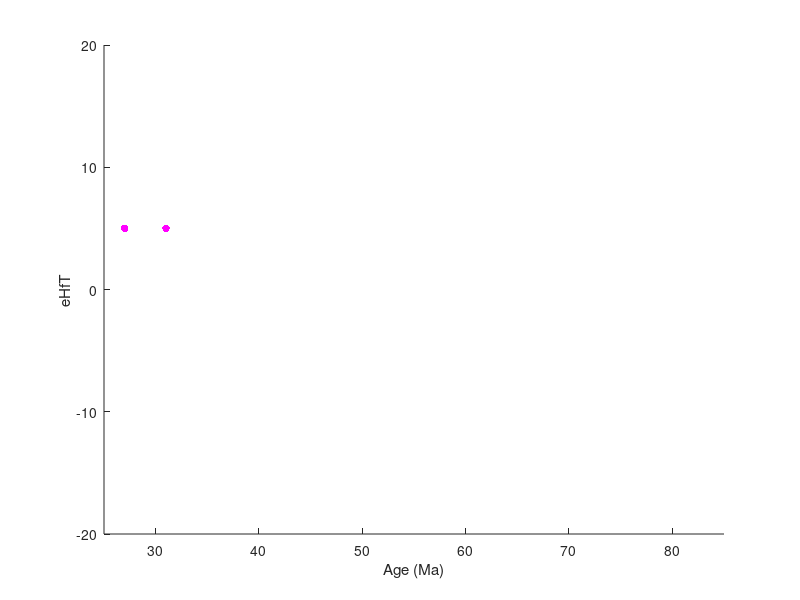

The MATLAB source for this figure:
clear all
close all
clc

data = [27,	5;
31, 5;
24, 4]	

interval = 5; % interval in which binned mean will be preformed

for i = 1:(115 - 25)/interval % defines x-axis space for statistical operations to be run
	for j = 1:length(data(:,1)) % defines y-axis space for statistical operations to be run
		if data(j,1) > (i-1)*interval+20 && data(j,1) < i*interval+20
			tmp(j,1:2) = data(j,1:2);
		else
			tmp(j,1:2) = [0,0];
		end
	end
	if isempty(nonzeros(tmp(:,1))) == 0
		m(i,1) = mean(nonzeros(tmp(:,2)));
		s(i,1) = std(nonzeros(tmp(:,2)))/sqrt(length(nonzeros(tmp(:,2))));% Noah McLean, standard error operation
	else
		m(i,1) = 9999;
		s(i,1) = 0;
	end
	x(i,1) = i*interval+20 - interval/2;% shifts binns across x-axis
end

figure % defines plotting parameters
hold on
plot([x'; x'], [(m+s)'; (m-s)'], '-r', 'Color', 'k', 'LineWidth',35) % 2 sig error bars
scatter(data(:,1),data(:,2),30,'m','filled') % controls plotting of dataset
%scatter(x,m,30,'b','filled') % defines center point of standard error
axis([25 85 -20 20]) % defines x and y-axis plot boundaries

numpoints = 100; % points per running average

X1 = (data(:,1));
Y1 = (data(:,2));
[X_sorted, X_order] = sort(X1);
Y_sorted = Y1(X_order,:);
%M = movmedian(Y_sorted,numpoints); % defines running median
%S = movstd(Y_sorted,numpoints); % defines running standard deviation
%plot(X_sorted,M,'color','b','linewidth',4) % executes running median
%plot(X_sorted,M+2*S,'color','k','linewidth',2) % executes upper standard deviation boundary
%plot(X_sorted,M-2*S,'color','k','linewidth',2) % executes lower standard deviation boundary

xlabel('Age (Ma)') % x-axis label
ylabel('eHfT') % y-axis label








